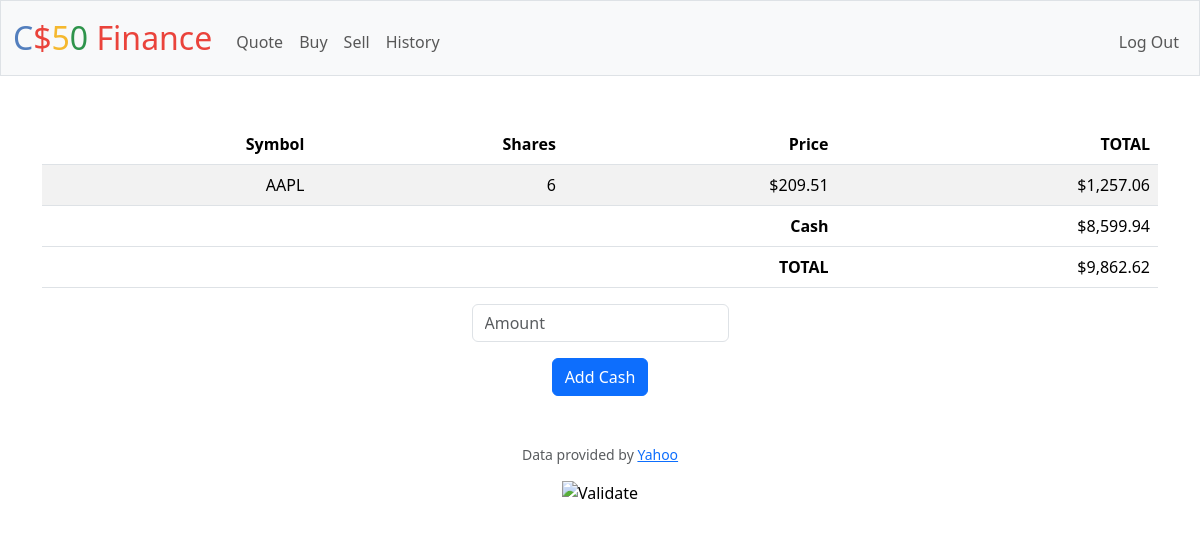
/ (signed in), run on the app's committed database.
### tables this page shows
CREATE TABLE "transactions" (purchase_id INTEGER PRIMARY KEY AUTOINCREMENT NOT NULL, user_id INTEGER NOT NULL, symbol TEXT NOT NULL, shares NUMERIC NOT NULL, share_price NUMERIC NOT NULL, time DATETIME, FOREIGN KEY (user_id) REFERENCES users(id));

CREATE TABLE users (id INTEGER PRIMARY KEY AUTOINCREMENT NOT NULL, username TEXT NOT NULL, hash TEXT NOT NULL, cash NUMERIC NOT NULL DEFAULT 10000.00);

### app.py (the view)
@app.route("/", methods=["GET", "POST"])
@login_required
def index():
    if request.method == "POST":
        try:
            add_cash = int(request.form.get("amount"))
            if add_cash < 0:
                return apology("must enter positive integer", 400)
        except ValueError:
            return apology("must enter a valid number", 400)
        cash = db.execute("SELECT cash FROM users WHERE id = ?", session["user_id"])
        new_balance = cash[0]["cash"] + add_cash
        db.execute("UPDATE users SET cash = ? WHERE id = ?", new_balance, session["user_id"])
        flash("Cash Added!", "success")
        return redirect("/")
    else:
        rows = db.execute("SELECT symbol, SUM(shares) AS total_shares, share_price FROM transactions WHERE user_id = ? GROUP BY symbol", session["user_id"])
        get_cash = db.execute("SELECT cash FROM users WHERE id = ?", session["user_id"])
        cash = get_cash[0]["cash"]
        if not rows:
            return render_template("index.html", cash=cash, total=cash)
        get_total = db.execute("SELECT SUM(CAST(shares AS NUMERIC) * CAST(share_price AS NUMERIC)) AS total FROM transactions WHERE user_id = ?", session["user_id"])
        total = get_cash[0]["cash"] + get_total[0]["total"]
        return render_template("index.html", rows=rows, cash=cash, total=total)

### app.py (called while the page is built)
@app.after_request
def after_request(response):
    response.headers["Cache-Control"] = "no-cache, no-store, must-revalidate"
    response.headers["Expires"] = 0
    response.headers["Pragma"] = "no-cache"
    return response

### helpers.py (called while the page is built)
def login_required(f):
    @wraps(f)
    def decorated_function(*args, **kwargs):
        if session.get("user_id") is None:
            return redirect("/login")
        return f(*args, **kwargs)
    return decorated_function

def usd(value):
    return f"${value:,.2f}"

### templates/index.html (shortened to what this page needs)
{% extends "layout.html" %}
{% block main %}
    <table class="table table-striped" style="text-align:right;">
        <thead>
            <tr>
                <th>Symbol</th>
                <th>Shares</th>
                <th>Price</th>
                <th>TOTAL</th>
            </tr>
        </thead>
        <tbody>
            {% for row in rows %}
                {% if row.total_shares > 0 %}
            <tr>
                <td>{{ row.symbol }}</td>
                <td>{{ row.total_shares }}</td>
                <td>{{ row.share_price | usd }}</td>
                <td>{{ (row.share_price * row.total_shares) | usd }}</td>
            </tr>
                {% endif %}
            {% endfor %}
        </tbody>
        <tfoot>
            <tr>
                <th colspan="3">Cash</th>
                <td>{{ cash | usd }}</td>
            </tr>
            <tr>
                <th colspan="3">TOTAL</th>
                <td>{{ total | usd }}</td>
            </tr>
        </tfoot>
    </table>
    <form action="/" method="post">
        <div class="mb-3">
            <input autocomplete="off" autofocus class="form-control mx-auto w-auto" name="amount" placeholder="Amount" type="number" min="1">
        </div>
        <button class="btn btn-primary" type="submit">Add Cash</button>
    </form>
{% endblock %}

### data on the page
transactions: symbol "AAPL", total_shares "6", share_price "$209.51", share_price "$1,257.06"
users: cash "$8,599.94"

### other printed values
{{ total | usd }} "$9,862.62"
